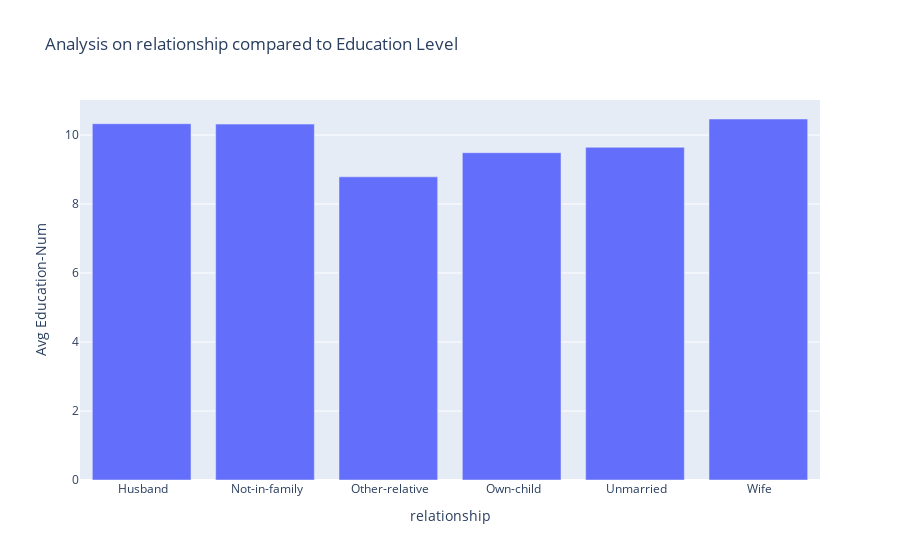

The code cell stored with this chart in its notebook:
### Code cell
figure_1("relationship")

### Figure 1 — Plotly figure (JSON) as saved in the notebook; plotly's stock layout.template omitted (floating-point values rounded to 4 significant figures)
{"data": [{"type": "bar", "x": [" Husband", " Not-in-family", " Other-relative", " Own-child", " Unmarried", " Wife"], "y": [10.33, 10.32, 8.787, 9.486, 9.642, 10.46]}], "layout": {"autosize": true, "title": {"text": "Analysis on relationship compared to Education Level"}, "xaxis": {"autorange": true, "range": [-0.5, 5.5], "title": {"text": "relationship"}, "type": "category"}, "yaxis": {"autorange": true, "range": [0, 11.01], "title": {"text": "Avg Education-Num"}, "type": "linear"}}}
